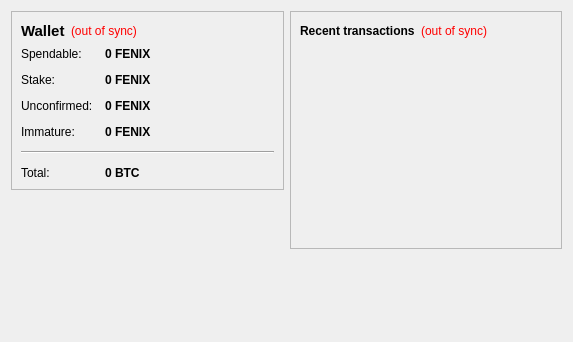
<?xml version="1.0" encoding="UTF-8"?>
<ui version="4.0">
 <class>OverviewPage</class>
 <widget class="QWidget" name="OverviewPage">
  <property name="geometry">
   <rect>
    <x>0</x>
    <y>0</y>
    <width>573</width>
    <height>342</height>
   </rect>
  </property>
  <property name="windowTitle">
   <string>Form</string>
  </property>
  <layout class="QHBoxLayout" name="horizontalLayout" stretch="1,1">
   <item>
    <layout class="QVBoxLayout" name="verticalLayout_2">
     <item>
      <widget class="QFrame" name="frame">
       <property name="frameShape">
        <enum>QFrame::StyledPanel</enum>
       </property>
       <property name="frameShadow">
        <enum>QFrame::Raised</enum>
       </property>
       <layout class="QVBoxLayout" name="verticalLayout_4">
        <item>
         <layout class="QHBoxLayout" name="horizontalLayout_4">
          <item>
           <widget class="QLabel" name="label_5">
            <property name="font">
             <font>
              <pointsize>11</pointsize>
              <weight>75</weight>
              <bold>true</bold>
             </font>
            </property>
            <property name="text">
             <string>Wallet</string>
            </property>
           </widget>
          </item>
          <item>
           <widget class="QLabel" name="labelWalletStatus">
            <property name="toolTip">
             <string>The displayed information may be out of date. Your wallet automatically synchronizes with the FENIX network after a connection is established, but this process has not completed yet.</string>
            </property>
            <property name="styleSheet">
             <string notr="true">QLabel { color: red; }</string>
            </property>
            <property name="text">
             <string notr="true">(out of sync)</string>
            </property>
            <property name="alignment">
             <set>Qt::AlignLeading|Qt::AlignLeft|Qt::AlignVCenter</set>
            </property>
           </widget>
          </item>
          <item>
           <spacer name="horizontalSpacer_2">
            <property name="orientation">
             <enum>Qt::Horizontal</enum>
            </property>
            <property name="sizeHint" stdset="0">
             <size>
              <width>40</width>
              <height>20</height>
             </size>
            </property>
           </spacer>
          </item>
         </layout>
        </item>
        <item>
         <layout class="QFormLayout" name="formLayout_2">
          <property name="fieldGrowthPolicy">
           <enum>QFormLayout::AllNonFixedFieldsGrow</enum>
          </property>
          <property name="horizontalSpacing">
           <number>12</number>
          </property>
          <property name="verticalSpacing">
           <number>12</number>
          </property>
          <item row="0" column="0">
           <widget class="QLabel" name="label">
            <property name="text">
             <string>Spendable:</string>
            </property>
           </widget>
          </item>
          <item row="0" column="1">
           <widget class="QLabel" name="labelBalance">
            <property name="font">
             <font>
              <weight>75</weight>
              <bold>true</bold>
             </font>
            </property>
            <property name="cursor">
             <cursorShape>IBeamCursor</cursorShape>
            </property>
            <property name="toolTip">
             <string>Your current spendable balance</string>
            </property>
            <property name="text">
             <string notr="true">0 FENIX</string>
            </property>
            <property name="textInteractionFlags">
             <set>Qt::LinksAccessibleByMouse|Qt::TextSelectableByKeyboard|Qt::TextSelectableByMouse</set>
            </property>
           </widget>
          </item>
          <item row="1" column="0">
           <widget class="QLabel" name="label_6">
            <property name="text">
             <string>Stake:</string>
            </property>
           </widget>
          </item>
          <item row="1" column="1">
           <widget class="QLabel" name="labelStake">
            <property name="font">
             <font>
              <weight>75</weight>
              <bold>true</bold>
             </font>
            </property>
            <property name="cursor">
             <cursorShape>IBeamCursor</cursorShape>
            </property>
            <property name="toolTip">
             <string>Total of coins that was staked, and do not yet count toward the current balance</string>
            </property>
            <property name="text">
             <string notr="true">0 FENIX</string>
            </property>
            <property name="textInteractionFlags">
             <set>Qt::LinksAccessibleByMouse|Qt::TextSelectableByKeyboard|Qt::TextSelectableByMouse</set>
            </property>
           </widget>
          </item>
          <item row="2" column="0">
           <widget class="QLabel" name="label_3">
            <property name="text">
             <string>Unconfirmed:</string>
            </property>
           </widget>
          </item>
          <item row="2" column="1">
           <widget class="QLabel" name="labelUnconfirmed">
            <property name="font">
             <font>
              <weight>75</weight>
              <bold>true</bold>
             </font>
            </property>
            <property name="cursor">
             <cursorShape>IBeamCursor</cursorShape>
            </property>
            <property name="toolTip">
             <string>Total of transactions that have yet to be confirmed, and do not yet count toward the current balance</string>
            </property>
            <property name="text">
             <string notr="true">0 FENIX</string>
            </property>
            <property name="textInteractionFlags">
             <set>Qt::LinksAccessibleByMouse|Qt::TextSelectableByKeyboard|Qt::TextSelectableByMouse</set>
            </property>
           </widget>
          </item>
          <item row="3" column="0">
           <widget class="QLabel" name="labelImmatureText">
            <property name="text">
             <string>Immature:</string>
            </property>
           </widget>
          </item>
          <item row="3" column="1">
           <widget class="QLabel" name="labelImmature">
            <property name="font">
             <font>
              <weight>75</weight>
              <bold>true</bold>
             </font>
            </property>
            <property name="toolTip">
             <string>Mined balance that has not yet matured</string>
            </property>
            <property name="text">
             <string notr="true">0 FENIX</string>
            </property>
            <property name="textInteractionFlags">
             <set>Qt::LinksAccessibleByMouse|Qt::TextSelectableByKeyboard|Qt::TextSelectableByMouse</set>
            </property>
           </widget>
          </item>
          <item row="4" column="0" colspan="2">
           <widget class="Line" name="line">
            <property name="orientation">
             <enum>Qt::Horizontal</enum>
            </property>
           </widget>
          </item>
          <item row="5" column="0">
           <widget class="QLabel" name="labelTotalText">
            <property name="text">
             <string>Total:</string>
            </property>
           </widget>
          </item>
          <item row="5" column="1">
           <widget class="QLabel" name="labelTotal">
            <property name="font">
             <font>
              <weight>75</weight>
              <bold>true</bold>
             </font>
            </property>
            <property name="cursor">
             <cursorShape>IBeamCursor</cursorShape>
            </property>
            <property name="toolTip">
             <string>Your current total balance</string>
            </property>
            <property name="text">
             <string notr="true">0 BTC</string>
            </property>
            <property name="textInteractionFlags">
             <set>Qt::LinksAccessibleByMouse|Qt::TextSelectableByKeyboard|Qt::TextSelectableByMouse</set>
            </property>
           </widget>
          </item>
         </layout>
        </item>
       </layout>
      </widget>
     </item>
     <item>
      <spacer name="verticalSpacer">
       <property name="orientation">
        <enum>Qt::Vertical</enum>
       </property>
       <property name="sizeHint" stdset="0">
        <size>
         <width>20</width>
         <height>40</height>
        </size>
       </property>
      </spacer>
     </item>
    </layout>
   </item>
   <item>
    <layout class="QVBoxLayout" name="verticalLayout_3">
     <item>
      <widget class="QFrame" name="frame_2">
       <property name="frameShape">
        <enum>QFrame::StyledPanel</enum>
       </property>
       <property name="frameShadow">
        <enum>QFrame::Raised</enum>
       </property>
       <layout class="QVBoxLayout" name="verticalLayout">
        <item>
         <layout class="QHBoxLayout" name="horizontalLayout_2">
          <item>
           <widget class="QLabel" name="label_4">
            <property name="text">
             <string>&lt;b&gt;Recent transactions&lt;/b&gt;</string>
            </property>
           </widget>
          </item>
          <item>
           <widget class="QLabel" name="labelTransactionsStatus">
            <property name="toolTip">
             <string>The displayed information may be out of date. Your wallet automatically synchronizes with the FENIX network after a connection is established, but this process has not completed yet.</string>
            </property>
            <property name="styleSheet">
             <string notr="true">QLabel { color: red; }</string>
            </property>
            <property name="text">
             <string notr="true">(out of sync)</string>
            </property>
            <property name="alignment">
             <set>Qt::AlignRight|Qt::AlignTrailing|Qt::AlignVCenter</set>
            </property>
           </widget>
          </item>
          <item>
           <spacer name="horizontalSpacer">
            <property name="orientation">
             <enum>Qt::Horizontal</enum>
            </property>
            <property name="sizeHint" stdset="0">
             <size>
              <width>40</width>
              <height>20</height>
             </size>
            </property>
           </spacer>
          </item>
         </layout>
        </item>
        <item>
         <widget class="QListView" name="listTransactions">
          <property name="styleSheet">
           <string notr="true">QListView { background: transparent; }</string>
          </property>
          <property name="frameShape">
           <enum>QFrame::NoFrame</enum>
          </property>
          <property name="verticalScrollBarPolicy">
           <enum>Qt::ScrollBarAlwaysOff</enum>
          </property>
          <property name="horizontalScrollBarPolicy">
           <enum>Qt::ScrollBarAlwaysOff</enum>
          </property>
          <property name="selectionMode">
           <enum>QAbstractItemView::NoSelection</enum>
          </property>
         </widget>
        </item>
       </layout>
      </widget>
     </item>
     <item>
      <spacer name="verticalSpacer_2">
       <property name="orientation">
        <enum>Qt::Vertical</enum>
       </property>
       <property name="sizeHint" stdset="0">
        <size>
         <width>20</width>
         <height>40</height>
        </size>
       </property>
      </spacer>
     </item>
    </layout>
   </item>
  </layout>
 </widget>
 <resources/>
 <connections/>
</ui>
